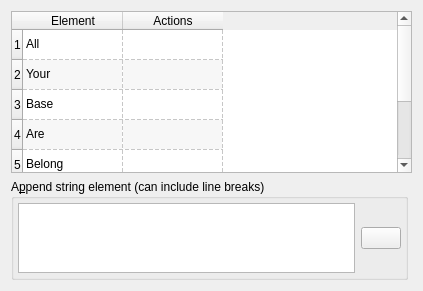
<?xml version="1.0" encoding="UTF-8"?>
<ui version="4.0">
 <class>EditStringListWidget</class>
 <widget class="QWidget" name="EditStringListWidget">
  <property name="geometry">
   <rect>
    <x>0</x>
    <y>0</y>
    <width>423</width>
    <height>291</height>
   </rect>
  </property>
  <property name="windowTitle">
   <string>Form</string>
  </property>
  <layout class="QGridLayout" name="gridLayout_2">
   <item row="0" column="0">
    <layout class="QHBoxLayout">
     <property name="spacing">
      <number>0</number>
     </property>
    </layout>
   </item>
   <item row="1" column="0">
    <widget class="QTableWidget" name="table_elements">
     <property name="sizePolicy">
      <sizepolicy hsizetype="Expanding" vsizetype="Expanding">
       <horstretch>0</horstretch>
       <verstretch>0</verstretch>
      </sizepolicy>
     </property>
     <property name="styleSheet">
      <string/>
     </property>
     <property name="verticalScrollBarPolicy">
      <enum>Qt::ScrollBarAlwaysOn</enum>
     </property>
     <property name="horizontalScrollBarPolicy">
      <enum>Qt::ScrollBarAlwaysOff</enum>
     </property>
     <property name="alternatingRowColors">
      <bool>true</bool>
     </property>
     <property name="selectionBehavior">
      <enum>QAbstractItemView::SelectRows</enum>
     </property>
     <property name="verticalScrollMode">
      <enum>QAbstractItemView::ScrollPerItem</enum>
     </property>
     <property name="gridStyle">
      <enum>Qt::DashLine</enum>
     </property>
     <property name="rowCount">
      <number>7</number>
     </property>
     <row/>
     <row/>
     <row/>
     <row/>
     <row/>
     <row/>
     <row/>
     <column>
      <property name="text">
       <string>Element</string>
      </property>
     </column>
     <column>
      <property name="text">
       <string>Actions</string>
      </property>
     </column>
     <item row="0" column="0">
      <property name="text">
       <string>All</string>
      </property>
     </item>
     <item row="0" column="1">
      <property name="text">
       <string/>
      </property>
     </item>
     <item row="1" column="0">
      <property name="text">
       <string>Your</string>
      </property>
     </item>
     <item row="1" column="1">
      <property name="text">
       <string/>
      </property>
     </item>
     <item row="2" column="0">
      <property name="text">
       <string>Base</string>
      </property>
     </item>
     <item row="2" column="1">
      <property name="text">
       <string/>
      </property>
     </item>
     <item row="3" column="0">
      <property name="text">
       <string>Are</string>
      </property>
     </item>
     <item row="3" column="1">
      <property name="text">
       <string/>
      </property>
     </item>
     <item row="4" column="0">
      <property name="text">
       <string>Belong</string>
      </property>
     </item>
     <item row="4" column="1">
      <property name="text">
       <string/>
      </property>
     </item>
     <item row="5" column="0">
      <property name="text">
       <string>To</string>
      </property>
     </item>
     <item row="5" column="1">
      <property name="text">
       <string/>
      </property>
     </item>
     <item row="6" column="0">
      <property name="text">
       <string>Us</string>
      </property>
     </item>
    </widget>
   </item>
   <item row="2" column="0">
    <layout class="QHBoxLayout">
     <property name="rightMargin">
      <number>4</number>
     </property>
     <item>
      <widget class="QGroupBox" name="groupbox_append_element">
       <property name="title">
        <string>A&amp;ppend string element (can include line breaks)</string>
       </property>
       <property name="flat">
        <bool>true</bool>
       </property>
       <layout class="QHBoxLayout">
        <property name="margin">
         <number>4</number>
        </property>
        <item>
         <widget class="QPlainTextEdit" name="textedit_element">
          <property name="maximumSize">
           <size>
            <width>16777215</width>
            <height>70</height>
           </size>
          </property>
          <property name="tabChangesFocus">
           <bool>true</bool>
          </property>
         </widget>
        </item>
        <item>
         <widget class="QPushButton" name="button_append_element">
          <property name="text">
           <string/>
          </property>
          <property name="icon">
           <iconset resource="../qt-resources/qt_resources.qrc">
            <normaloff>:/tango_list_add_22.png</normaloff>:/tango_list_add_22.png</iconset>
          </property>
          <property name="iconSize">
           <size>
            <width>22</width>
            <height>22</height>
           </size>
          </property>
         </widget>
        </item>
       </layout>
      </widget>
     </item>
    </layout>
   </item>
  </layout>
 </widget>
 <resources>
  <include location="../qt-resources/qt_resources.qrc"/>
  <include location="../qt-resources/qt_resources.qrc"/>
 </resources>
 <connections/>
</ui>
